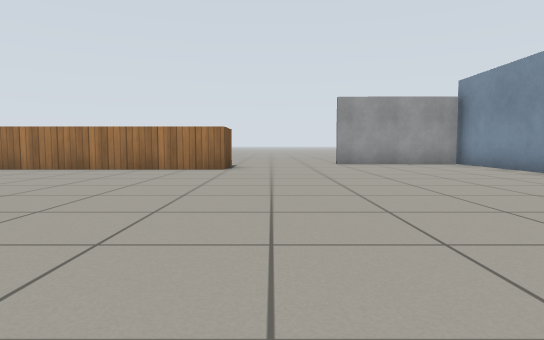
[1] (above)

18 first-person views from a walk through a world built for the Gazebo simulator. The camera is 0.57 m above the floor, tilts 4° down and sees 75° across. The floor is counted in squares, 1 m on a side. Each view is taken from the middle of a square. On the plan, view 1 faces up. The plan holds only what a view shows up to about 10 squares ahead; the rest is blank. Simple patterns stand in for the simulator's built-in surfaces.

[2]
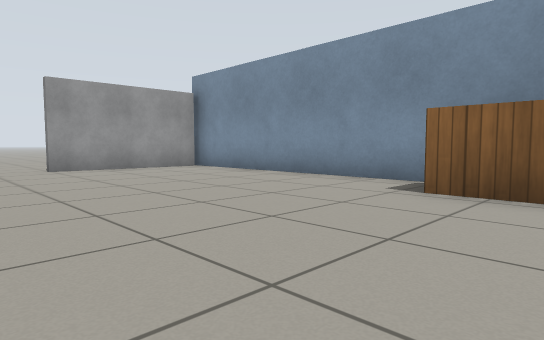

[3]
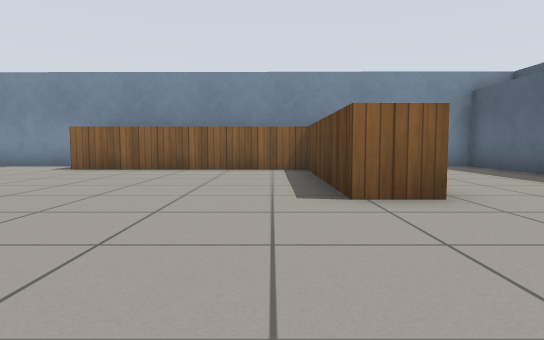

[4]
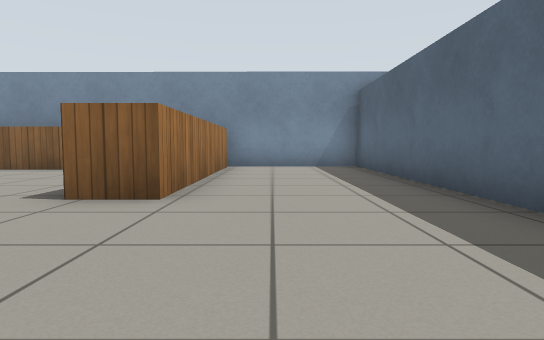

[5]
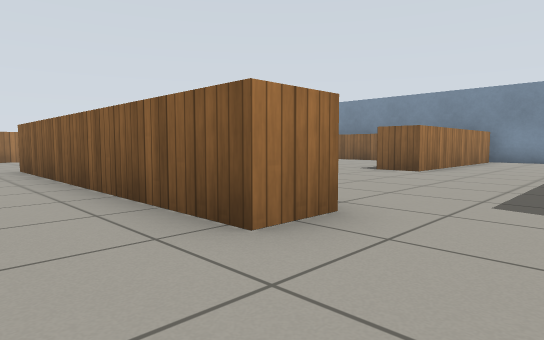

[6]
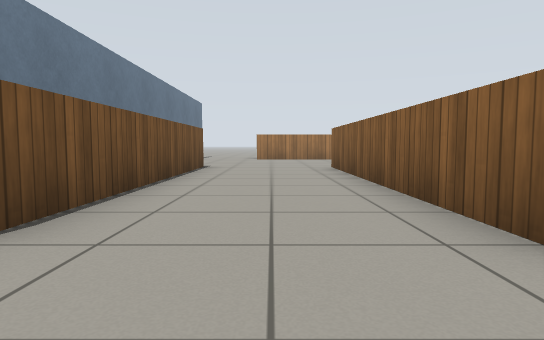

[7]
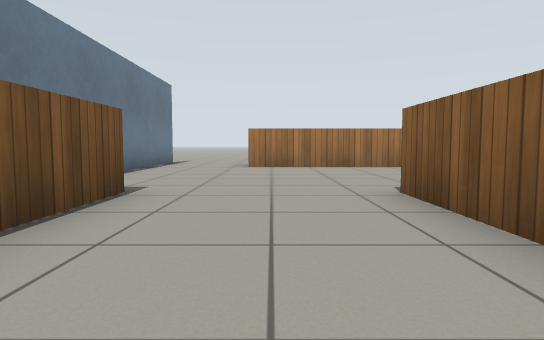

[8]
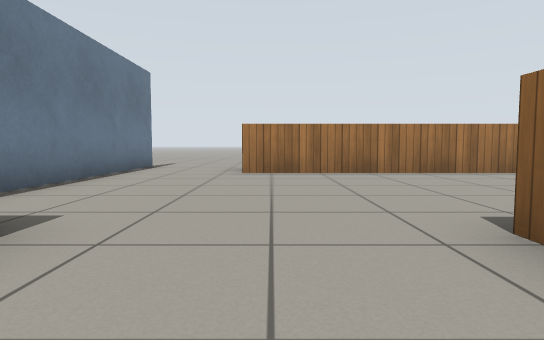

[9]
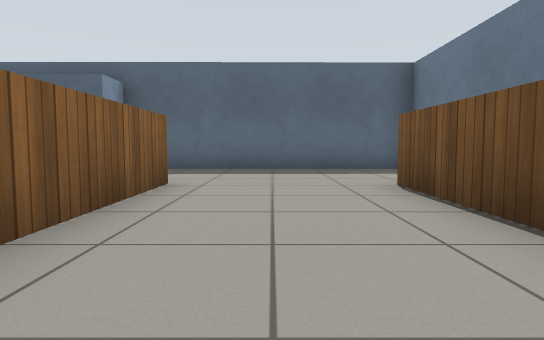

[10]
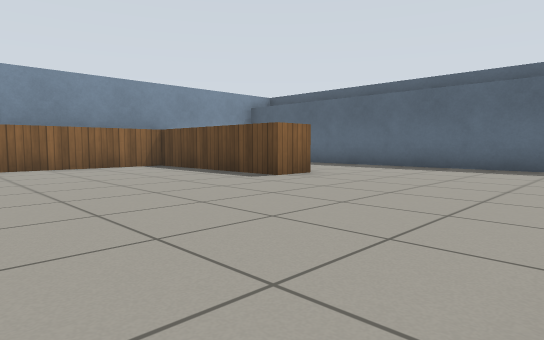

[11]
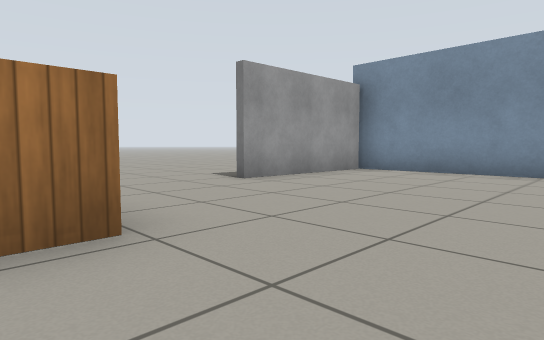

[12]
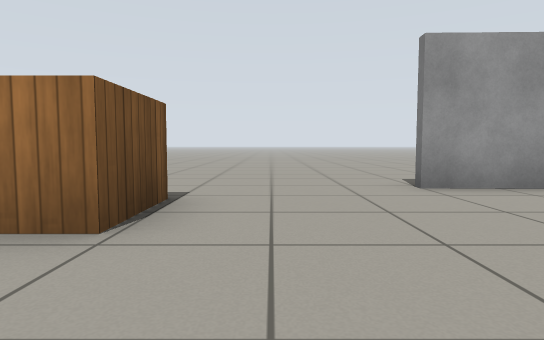

[13]
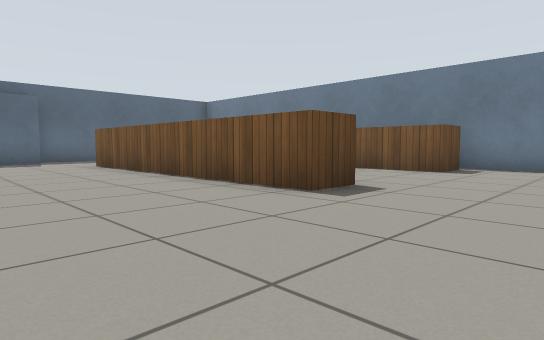

[14]
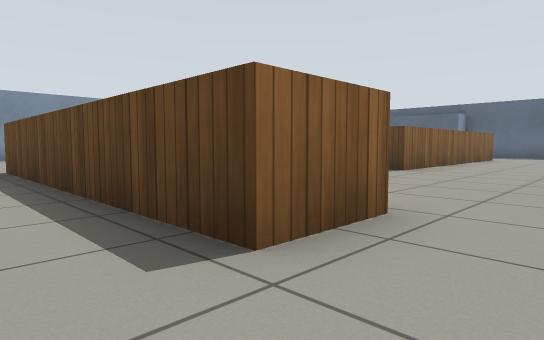

[15]
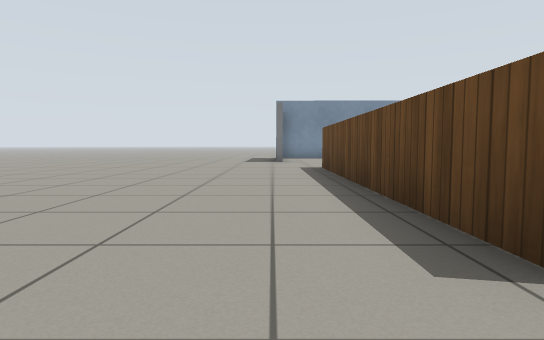

[16]
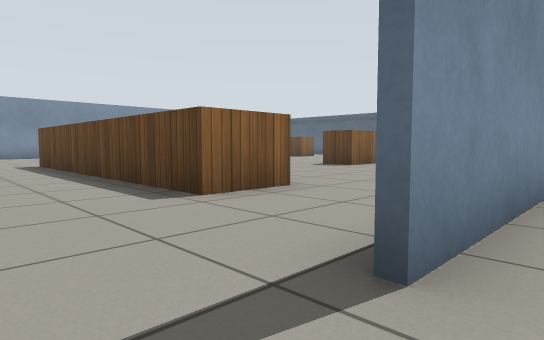

[17]
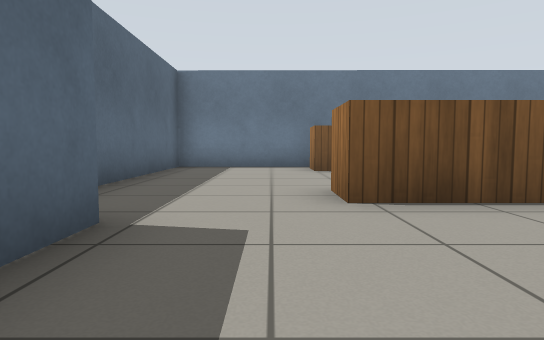

[18]
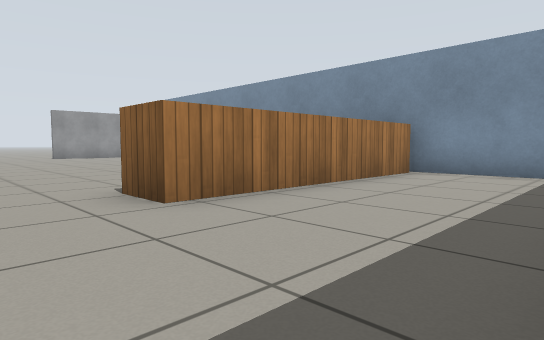

### Floor plan
Points are (right, up) in squares from view 1. A wall is a line through its corners. A room is listed if a view was taken in it or the views show most of it. See-through windows are left out.
Room 1 (views 1, 2, 3, 4, 5, 6, 7, 8, 9, 10, 11, 12, 13, 14, 15, 17, 18)
walls: (-5.5, 3.2) (-5.5, -4.3) (-6.4, -4.3) (-6.4, 3.2) (-5.5, 3.2); (-1.1, 8.2) (-8.6, 8.2) (-8.6, 9.7) (-1.1, 9.7) (-1.1, 8.2); (-10.9, 3.2) (-9.8, 3.2) (-9.8, -4.1) (-10.8, -4.1); (5.6, 4.1) (5.6, 10.6); (-4.6, -6.3) (5.5, -6.3) (5.5, -2.6); (5.2, -2.8) (-0.3, -2.8) (-0.3, -1.8) (4.2, -1.8) (4.3, 3.8); (-11.3, -3.9) (-11.3, -7.5) (-5.5, -7.4); (-11.2, 10.7) (-11.3, 3.1)
ways out: opening at (-11, 11.5) to room 2
objects: door leaf (2, 11) to (5, 11)
Room 2 (view 16)
walls: (-11.4, 7.5) (-11.4, 10.7)
ways out: opening at (-11, 11.5) to room 1

Positions as (right, up) in squares from view 1, and headings:
1: (0, 0), facing up
2: (0, 2), facing up-right
3: (-4, -1), facing right
4: (-4, -4), facing right
5: (-8, -6), facing up-right
6: (-8, -6), facing up
7: (-8, -1), facing up
8: (-8, 1), facing up
9: (-8, 1), facing down
10: (-5, 3), facing down-right
11: (-2, 6), facing up-right
12: (0, 6), facing up
13: (-2, 6), facing down-left
14: (-10, 11), facing down-right
15: (-10, 11), facing right
16: (-12, 12), facing down-right
17: (-2, -5), facing left
18: (-2, -6), facing up-right
